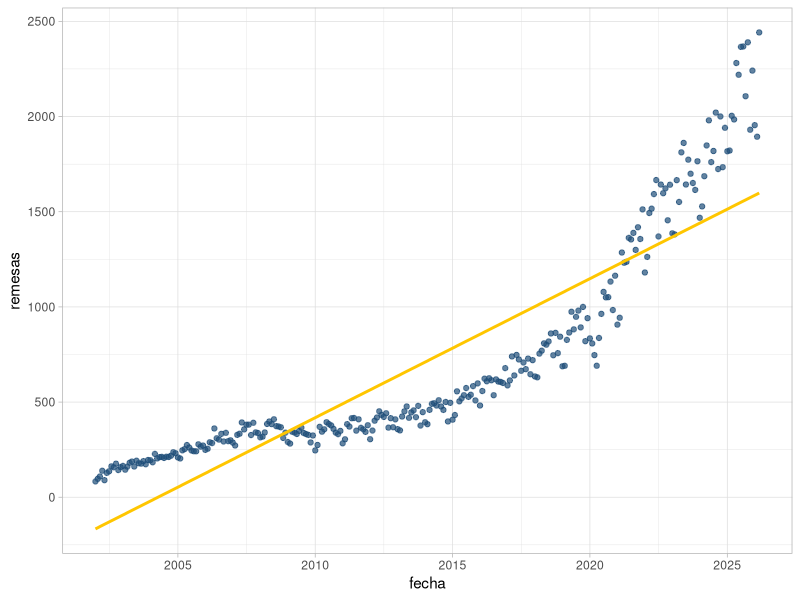
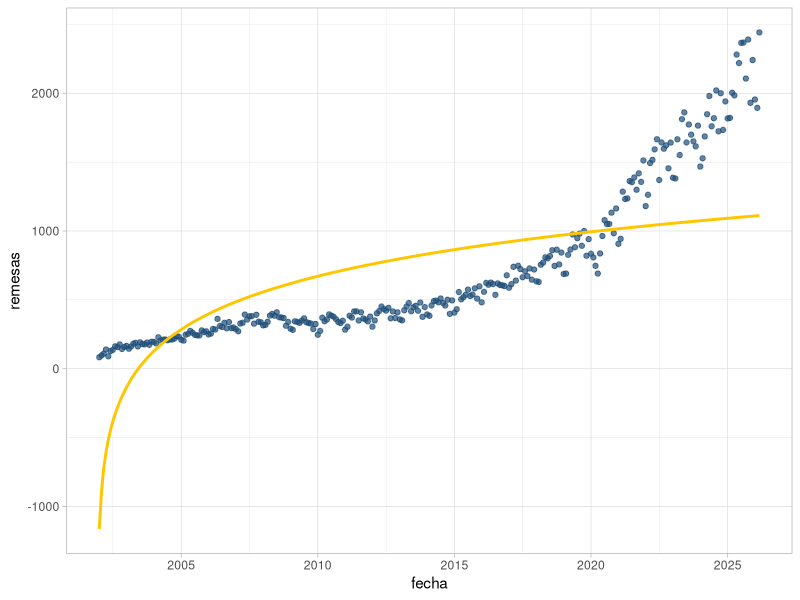
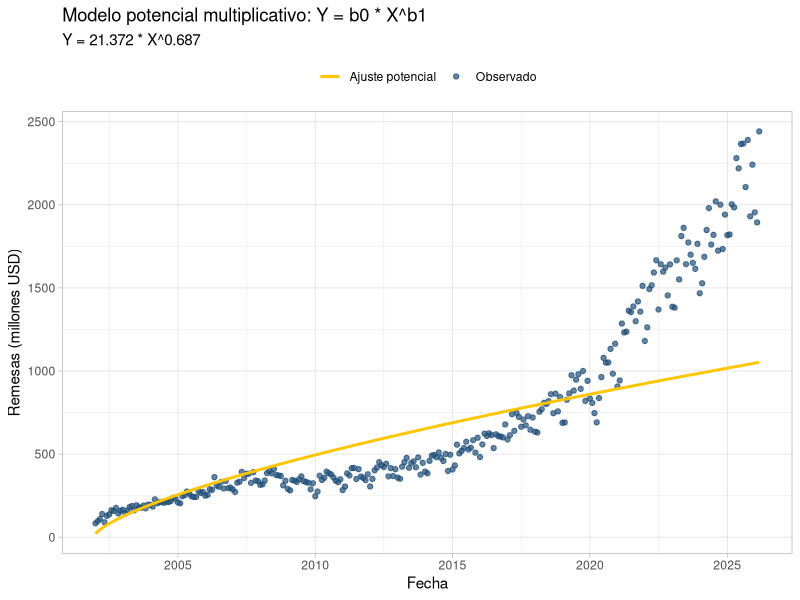
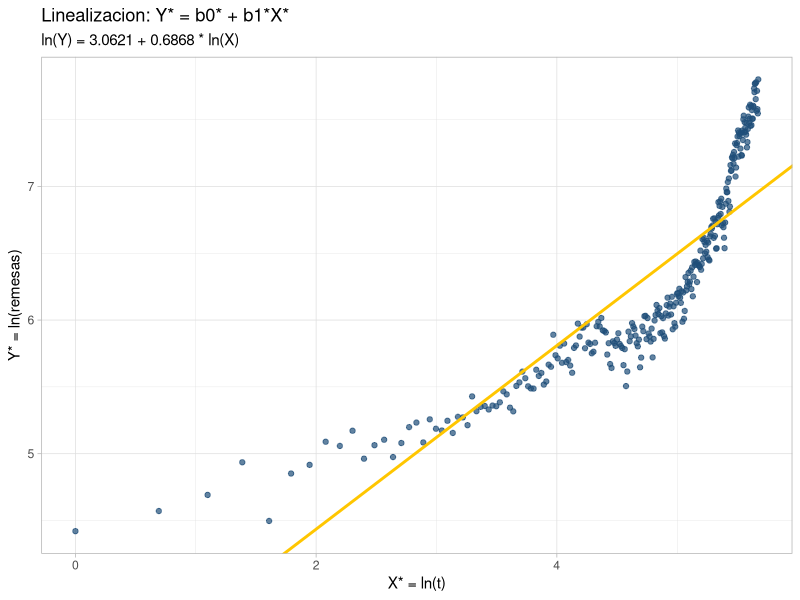

Generate these figures, in order, with R:
## ---- chunk 1
knitr::opts_chunk$set(echo = TRUE)

library(here)
library(readr)
library(dplyr)
library(tidyr)
library(ggplot2)
## ---- chunk 2
remesas_wide <- read_csv(
  here("mrl/final-project/remfam2002_2026.csv"),
  show_col_types = FALSE
)

head(remesas_wide)
## ---- chunk 3
meses <- c(
  "Enero", "Febrero", "Marzo", "Abril", "Mayo", "Junio",
  "Julio", "Agosto", "Septiembre", "Octubre", "Noviembre", "Diciembre"
)

remesas_long <- remesas_wide %>%
  pivot_longer(
    cols = -Mes,
    names_to = "anio",
    values_to = "remesas"
  ) %>%
  mutate(
    anio = as.integer(anio),
    remesas = as.numeric(remesas)
  ) %>%
  drop_na(remesas) %>%
  mutate(
    mes_num = match(Mes, meses),
    fecha = as.Date(sprintf("%04d-%02d-01", anio, mes_num))
  ) %>%
  arrange(fecha) %>%
  mutate(t = row_number())

head(remesas_long)
tail(remesas_long)
nrow(remesas_long)
## ---- chunk 4
# Ajuste del modelo lineal usando remesas_long
modelo_lineal <- lm(remesas ~ t, data = remesas_long)

# Nuevo objeto para evaluación y gráfica
lineal_df <- remesas_long %>%
  mutate(ajuste_lineal = fitted(modelo_lineal))

# Gráfica de datos observados y ajuste
ggplot(lineal_df, aes(x = fecha, y = remesas)) +
  geom_point(color = "#1f4e79", alpha = 0.7) +
  geom_line(aes(y = ajuste_lineal), color = "#ffc600", linewidth = 1) +
  theme_light()
## ---- chunk 5
# agregar exponencial aqui
## ---- chunk 6
# Ajuste del modelo logarítmico usando remesas_long
modelo_logaritmico <- lm(remesas ~ log(t), data = remesas_long)

# Nuevo objeto para evaluación y gráfica
logaritmico_df <- remesas_long %>%
  mutate(ajuste_logaritmico = fitted(modelo_logaritmico))

# Gráfica de datos observados y ajuste
ggplot(logaritmico_df, aes(x = fecha, y = remesas)) +
  geom_point(color = "#1f4e79", alpha = 0.7) +
  geom_line(aes(y = ajuste_logaritmico), color = "#ffc600", linewidth = 1) +
  theme_light()
## ---- chunk 7
# agregar reciproco aqui
## ---- chunk 8
# Ajuste linealizado: ln(Y) = ln(b0) + b1 * ln(X)
modelo_potencial <- lm(log(remesas) ~ log(t), data = remesas_long)

b0_star <- coef(modelo_potencial)[1]
b1      <- coef(modelo_potencial)[2]
b0      <- exp(b0_star)

potencial_df <- remesas_long %>%
  mutate(
    ajuste_log       = fitted(modelo_potencial),
    ajuste_potencial = exp(ajuste_log),
    residuo          = remesas - ajuste_potencial
  )

summary(modelo_potencial)
cat(sprintf("\nEcuacion ajustada: Y = %.4f * X^%.4f\n", b0, b1))
## ---- chunk 9
ggplot(potencial_df, aes(x = fecha)) +
  geom_point(aes(y = remesas, color = "Observado"), alpha = 0.7) +
  geom_line(aes(y = ajuste_potencial, color = "Ajuste potencial"), linewidth = 1) +
  scale_color_manual(NULL, values = c("Observado" = "#1f4e79",
                                      "Ajuste potencial" = "#ffc600")) +
  labs(title = "Modelo potencial multiplicativo: Y = b0 * X^b1",
       subtitle = sprintf("Y = %.3f * X^%.3f", b0, b1),
       x = "Fecha", y = "Remesas (millones USD)") +
  theme_light() +
  theme(legend.position = "top")
## ---- chunk 10
ggplot(potencial_df, aes(x = log(t), y = log(remesas))) +
  geom_point(color = "#1f4e79", alpha = 0.7) +
  geom_abline(intercept = b0_star, slope = b1,
              color = "#ffc600", linewidth = 1) +
  labs(title = "Linealizacion: Y* = b0* + b1*X*",
       subtitle = sprintf("ln(Y) = %.4f + %.4f * ln(X)", b0_star, b1),
       x = "X* = ln(t)", y = "Y* = ln(remesas)") +
  theme_light()
## ---- chunk 11
summary(modelo_logaritmico)
